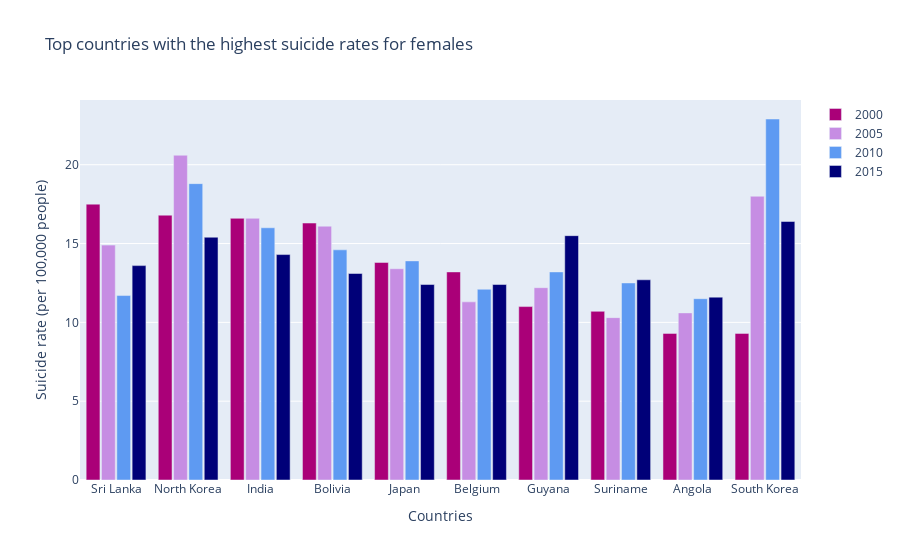

The cell this chart's notebook holds for it:
### Code cell
t2000 = go.Bar(
    x = female2000[female2000['Country'].isin(female2015['Country'].head(10))]['Country'].head(10),
    y = female2000[female2000['Country'].isin(female2015['Country'].head(10))]['Female suicide rate'].head(10),
    marker=dict(color='rgb(170, 0, 120)'),
    name = '2000'
)

t2005 = go.Bar(
    x = female2005[female2005['Country'].isin(female2015['Country'].head(10))]['Country'].head(10),
    y = female2005[female2005['Country'].isin(female2015['Country'].head(10))]['Female suicide rate'].head(10),
    marker=dict(color='rgb(198, 141, 227)'),
    name = '2005'
)

t2010 = go.Bar(
    x = female2010[female2010['Country'].isin(female2015['Country'].head(10))]['Country'].head(10),
    y = female2010[female2010['Country'].isin(female2015['Country'].head(10))]['Female suicide rate'].head(10),
    marker=dict(color='rgb(94, 154, 242)'),
    name = '2010'
)

t2015 = go.Bar(
    x = female2015['Country'].head(10),
    y = female2015['Female suicide rate'].head(10),
    marker=dict(color='rgb(0, 0, 120)'),
    name = '2015'
)

data = [t2000, t2005, t2010, t2015]

layout = go.Layout(
    title='Top countries with the highest suicide rates for females',
    xaxis={'title':'Countries'},
    yaxis={'title':'Suicide rate (per 100,000 people)'},
    barmode='group',
    bargap=0.15,
    bargroupgap=0.1
)

fig = go.Figure(data=data, layout=layout)
py.iplot(fig, filename='basic-bar')

### Figure 1 — Plotly figure (JSON) as saved in the notebook; plotly's stock layout.template omitted (floating-point values rounded to 4 significant figures)
{"data": [{"marker": {"color": "rgb(170, 0, 120)"}, "name": "2000", "type": "bar", "x": ["Sri Lanka", "North Korea", "India", "Bolivia", "Japan", "Belgium", "Guyana", "Suriname", "Angola", "South Korea"], "y": [17.5, 16.8, 16.6, 16.3, 13.8, 13.2, 11, 10.7, 9.3, 9.3]}, {"marker": {"color": "rgb(198, 141, 227)"}, "name": "2005", "type": "bar", "x": ["North Korea", "South Korea", "India", "Bolivia", "Sri Lanka", "Japan", "Guyana", "Belgium", "Angola", "Suriname"], "y": [20.6, 18, 16.6, 16.1, 14.9, 13.4, 12.2, 11.3, 10.6, 10.3]}, {"marker": {"color": "rgb(94, 154, 242)"}, "name": "2010", "type": "bar", "x": ["South Korea", "North Korea", "India", "Bolivia", "Japan", "Guyana", "Suriname", "Belgium", "Sri Lanka", "Angola"], "y": [22.9, 18.8, 16, 14.6, 13.9, 13.2, 12.5, 12.1, 11.7, 11.5]}, {"marker": {"color": "rgb(0, 0, 120)"}, "name": "2015", "type": "bar", "x": ["South Korea", "Guyana", "North Korea", "India", "Sri Lanka", "Bolivia", "Suriname", "Japan", "Belgium", "Angola"], "y": [16.4, 15.5, 15.4, 14.3, 13.6, 13.1, 12.7, 12.4, 12.4, 11.6]}], "layout": {"bargap": 0.15, "bargroupgap": 0.1, "barmode": "group", "title": {"text": "Top countries with the highest suicide rates for females"}, "xaxis": {"title": {"text": "Countries"}}, "yaxis": {"title": {"text": "Suicide rate (per 100,000 people)"}}}}
